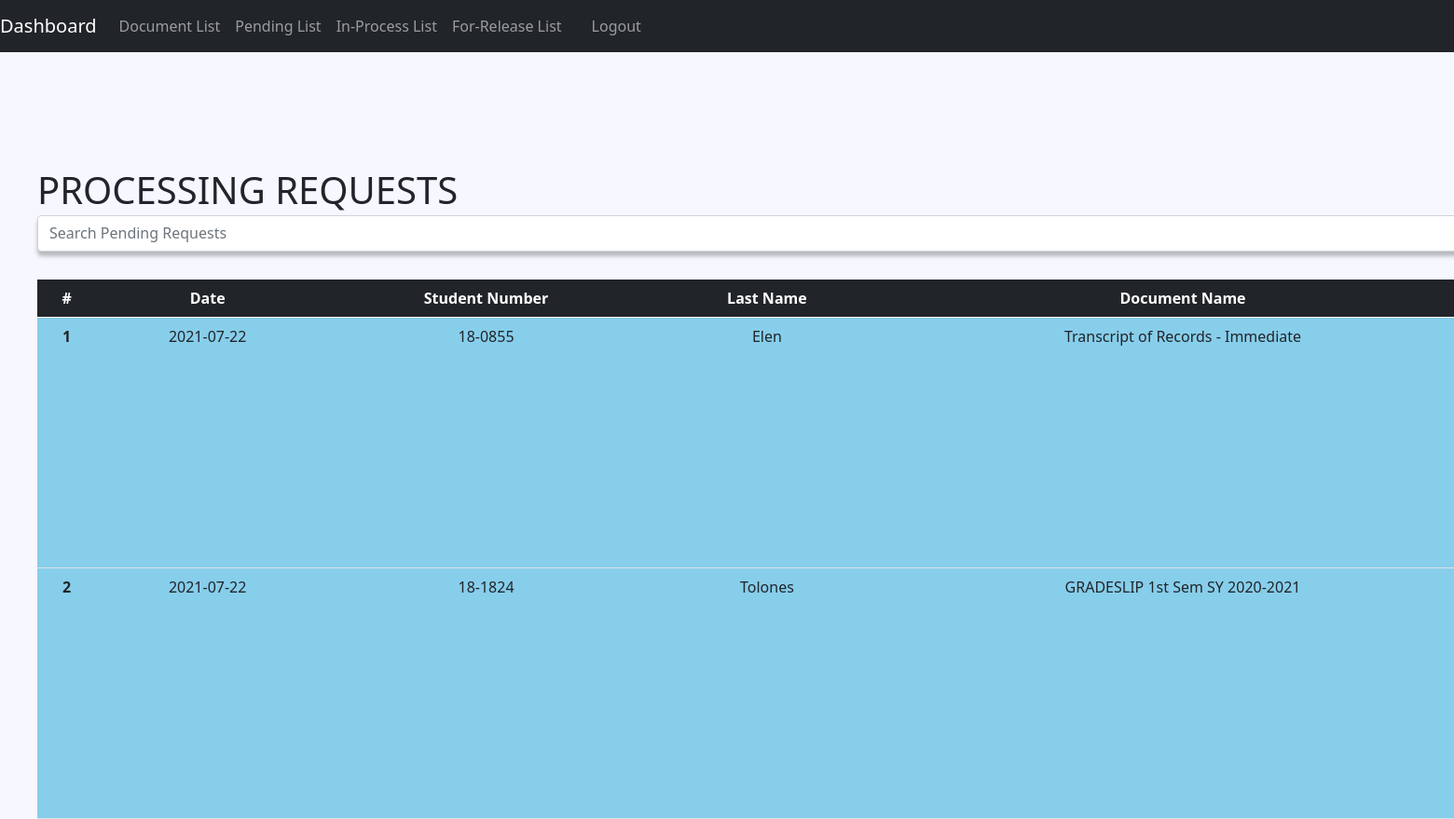
Page /optimized/public/registrar_view/in_process_list.php on the earlier database version.
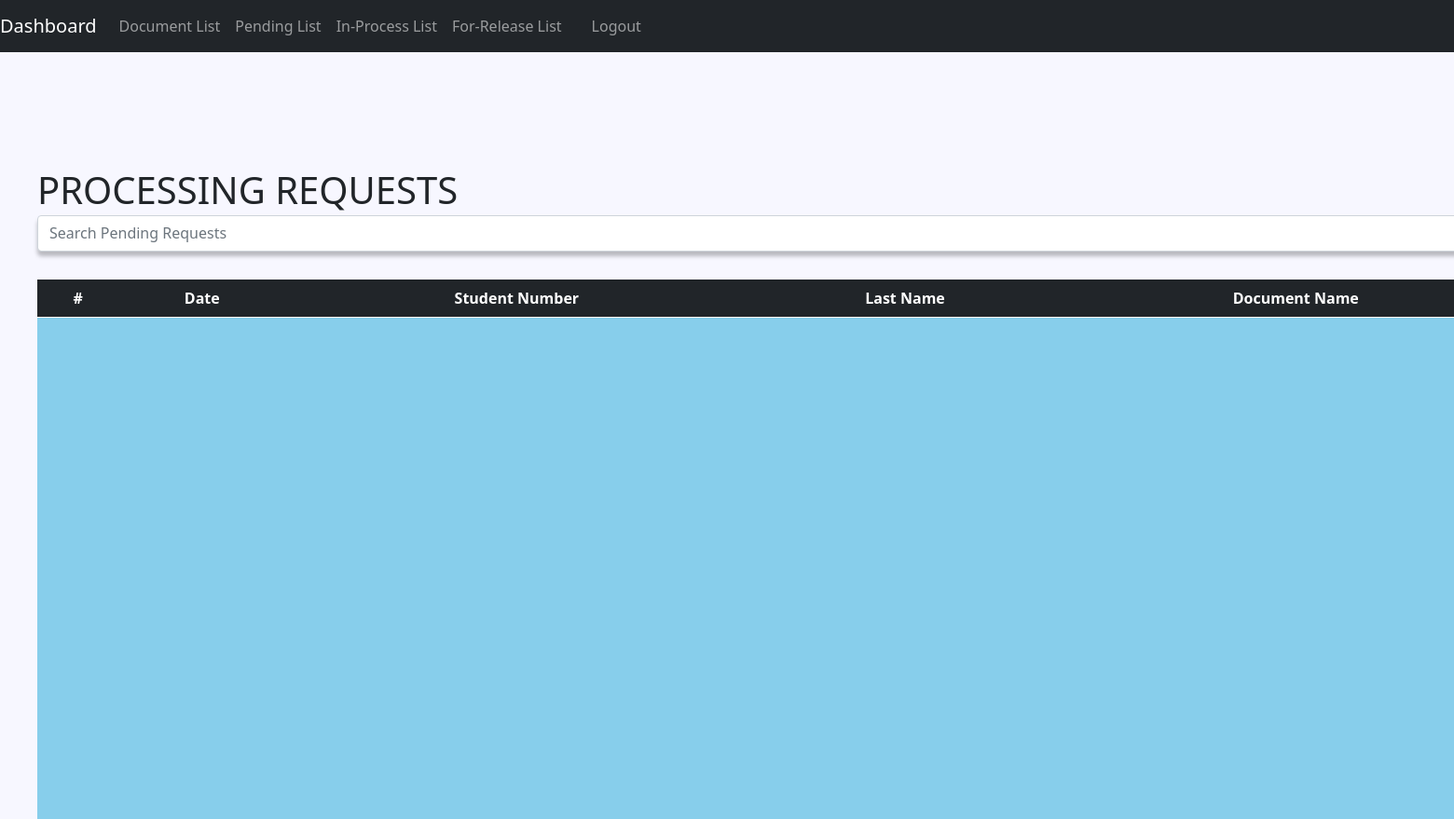
Same page on the later database version.
### tables this page shows
CREATE TABLE `document_request` (
  `request_number` int(12) NOT NULL,
  `student_number` varchar(10) NOT NULL,
  `document_id` int(10) NOT NULL,
  `request_date` date NOT NULL,
  `request_status` varchar(20) NOT NULL,
  `remarks` longtext DEFAULT NULL,
  `upfile` varchar(2048) DEFAULT NULL,
  `upfile_name` varchar(128) DEFAULT NULL,
  `date_approved` date DEFAULT NULL,
  `date_released` date DEFAULT NULL,
  `date_finished` date DEFAULT NULL
);

CREATE TABLE `student_info` (
  `student_number` varchar(10) NOT NULL,
  `last_name` varchar(50) NOT NULL,
  `first_name` varchar(50) NOT NULL,
  `middle_name` varchar(50) NOT NULL,
  `full_name` varchar(128) NOT NULL,
  `course` varchar(128) NOT NULL,
  `year_of_enrollment` varchar(16) NOT NULL,
  `email` varchar(128) NOT NULL
);

CREATE TABLE `documents` (
  `document_id` int(10) NOT NULL,
  `document_name` varchar(50) NOT NULL,
  `requirements` longtext NOT NULL
);

### optimized/resource/opt2/request_view_table.php (the view, shortened to what this page needs)
<table class="table" style="position: absolute; width: 1825px; left: 40px; top: 300px; filter: drop-shadow(10px 10px 2px rgba(0, 0, 0, 0.25)); background-color: #87CEEB; text-align: center; background-color: #87CEEB;">
  <thead class="table-dark">
    <tr>
      <th scope="col">#</th>
      <th scope="col">Date</th>
      <th scope="col">Student Number</th>
      <th scope="col">Last Name</th>
      <th scope="col">Document Name</th>
    </tr>
  </thead>
  <tbody>
  <?php foreach ($requests as $i => $request): ?>
      <tr>
        <th scope="row"><?php echo $i + 1 ?></th>
        <td><?php echo $request['request_date']?></td>
        <td><?php echo $request['student_number']?></td>
        <td><?php echo $request['last_name']?></td>
        <td><?php echo $request['document_name']?></td>
      </tr>
    <?php endforeach ?>
  </tbody>
</table>

Differences in the rows shown:
removed document_request: request_date "2021-07-22", student_info.student_number "18-0855", student_info.last_name "Elen", document.document_name "Transcript of Records - Immediate"
removed document_request: request_date "2021-07-22", student_info.student_number "18-1824", student_info.last_name "Tolones", document.document_name "GRADESLIP 1st Sem SY 2020-2021"
